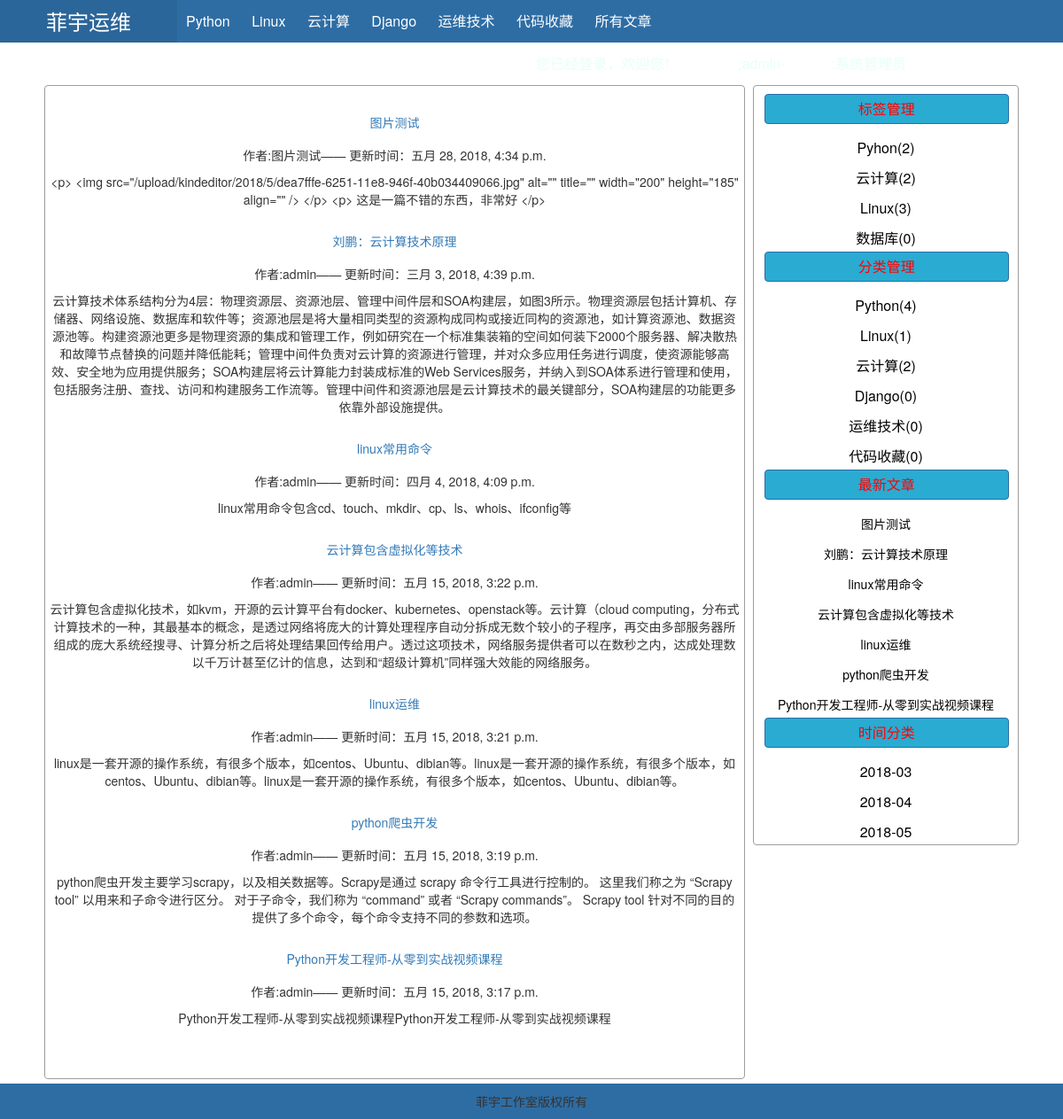
The app's page /list_summary.html (signed in), older data.
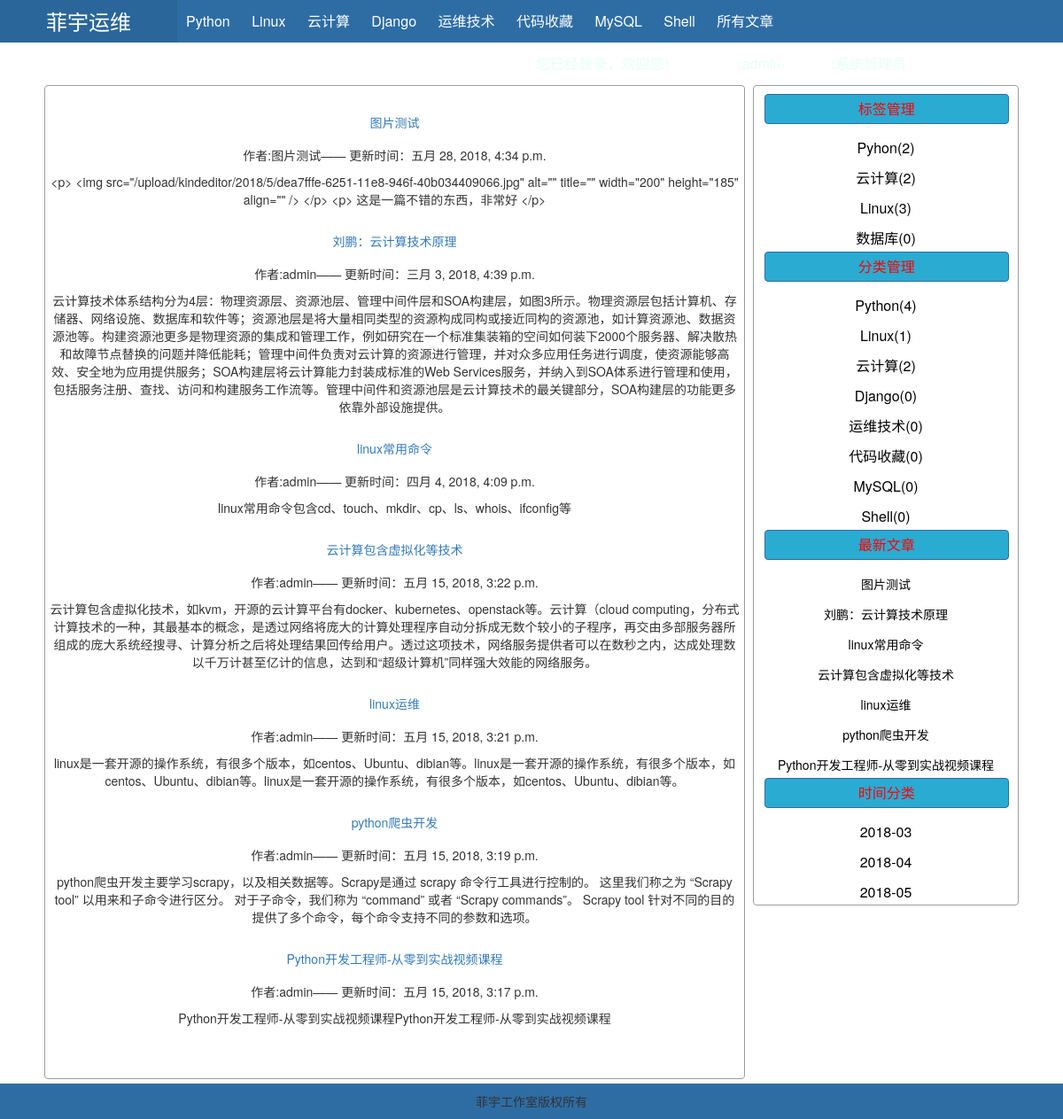
The same page, newer data.
### users/models.py (models this page shows, shortened)
class Classify(models.Model):
    name = models.CharField(verbose_name='名称',max_length=12)
    class Meta:
        db_table = 'classify'
        verbose_name_plural = '文章分类'
        verbose_name = '文章分类'

class Article(models.Model):
    title = models.CharField(verbose_name='标题',max_length=32,)
    author = models.CharField(verbose_name='作者',max_length=12)
    summary = models.CharField(verbose_name='摘要', max_length=100)
    img = models.ImageField(verbose_name='缩略图',upload_to="./article/",
                            help_text="大小200*200，不超过200k",
                            default="/upload/article/common.jpg",
                            auto_created=True,
                            null=True,blank=True)
    content = models.TextField(verbose_name='内容', max_length=9999)
    tag = models.ManyToManyField('Tag',verbose_name='标签')
    classify = models.ForeignKey('Classify',verbose_name='分类')
    create_time = models.DateTimeField(verbose_name='发布时间',auto_now_add=True)
    update_time = models.DateTimeField(verbose_name='更新时间',auto_now_add=True)
    class Meta:
        db_table = 'article'
        verbose_name_plural = '全部文章'

class Tag(models.Model):
    name = models.CharField(verbose_name='名称',max_length=12)
    class Meta:
        db_table = 'tag'
        verbose_name_plural = '文章标签'

### users/views.py (the view)
# urls.py: url(r'^list_summary.html', views.list_summary),
def list_summary(request):
    classify_list = models.Classify.objects.annotate(num_article=Count('article'))
    article_list = models.Article.objects.all().order_by('-create_time')
    article = models.Article.objects.all()[1::5]
    tag_list = models.Tag.objects.annotate(num_article=Count('article'))
    date_list = models.Article.objects.raw(
        'select id, count(id) as num,strftime("%Y-%m",update_time) as ctime from article group by strftime("%Y-%m",update_time)')
    return render(request, 'list_summary.html', {'classify_list': classify_list,
                                            'article_list': article_list,
                                            'tag_list': tag_list,
                                            'date_list': date_list,
                                            })

### templates/list_summary.html
{% extends 'index.html' %}
{% block header %}
    {% include 'include/header.html' %}
{% endblock %}
{% block content %}
        {% for item in article_list %}
                <h3><a class="btn" href="/article.html?nid={{item.id}}" >{{item.title}}</a></h3>
                <p>作者:{{ item.author}}—— 更新时间：{{ item.update_time}}</p>
                <p>{{ item.content}}</p>
        {% endfor%}
{% endblock %}}

### templates/index.html (shortened to what this page needs)
<!DOCTYPE html>
<html lang="zh-cn">
<head>
    <link rel="stylesheet" href="/static/font-awesome-4.7.0/css/font-awesome.css">
    <link rel="stylesheet" href="/static/bootstrap/css/bootstrap.css">
</head>
<body>
{% if user.is_authenticated %}
    {% block header %}{% endblock %}
    <div class="pg_body center w1100">
        <div class="content left img-thumbnail">
            {% block content %}{% endblock %}
        </div>
        <div class="menu right img-thumbnail">
            <div class="box">
                 <div class="title btn btn-primary">标签管理</div>
                <div class="item">
                    {% for tag in tag_list %}
                    <a class="btn" href="/list_tag.html?nid={{ tag.id }}">{{tag.name}}({{tag.num_article}})</a>
                    {% endfor%}
                </div>
            </div>
            <div class="box">
                 <div class="title btn btn-primary">分类管理</div>
                <div class="item">
                    {% for classify in classify_list %}
                    <a class="btn" href="list_classify.html?nid={{ classify.id }}">{{classify.name}}({{classify.num_article}})</a>
                    {% endfor%}
                </div>
            </div>
            <div class="box">
                 <div class="title btn btn-primary">最新文章</div>
                <div class="item">
                    {% for item in article_list %}
                    <a class="btn" href="/article.html?nid={{item.id}}" style="font-size: 14px">{{item.title}}</a>
                    {% endfor%}
                </div>
            </div>
            <div class="box">
                 <div class="title btn btn-primary">时间分类</div>
                <div class="item">
                    {% for item in date_list %}
                    <a class="btn" href="list_date-{{item.ctime}}.html">{{item.ctime}}</a>
                    {% endfor%}
                </div>
            </div>
        </div>
    </div>
    <div class="pg_footer  center">菲宇工作室版权所有</div>
{% endif %}
</body>
</html>

### templates/include/header.html
<div class="pg_header">
    <div class="logo left"><a href="/"> 菲宇运维</a></div>
    <div class="hl-menu left">
        {% for classify in classify_list %}
            <a class="item" href="list_classify.html?nid={{ classify.id }}">{{classify.name}}</a>
        {% endfor%}
         <a class="item" href="/list_summary.html">所有文章</a>
    </div>
    <div class="hr-menu right">您已经登录，欢迎您！<a href="" class="item"> 用户名</a>:{{ user.username }}-<a class="item" href=""> 昵称</a>:{{ user.nickname }}
        <a  href="{% url 'logout' %}?next={{ request.path }}" class="item">注销登录</a>
                <a  href="{% url 'password_change' %}?next={{ request.path }}" class="item">修改密码</a>
    </div>
</div>

Row changes from the older to the newer data that the page shows:
added Classify: name "MySQL", num_article "0"
added Classify: name "Shell", num_article "0"
